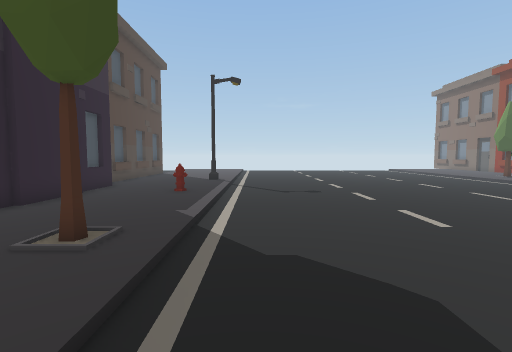
view 1 (above)

24 first-person views from a walk through a scene from a Unity 3-D project. The camera is 1.5 m above the floor, tilts 4° down and sees 85° across. The floor is counted in squares, 1 m on a side. Each view is taken from the middle of a square. On the plan, view 1 faces up. The plan holds only what a view shows up to about 14 squares ahead; the rest is blank. The place goes on beyond the plan. Some animated figures are not drawn.

view 2
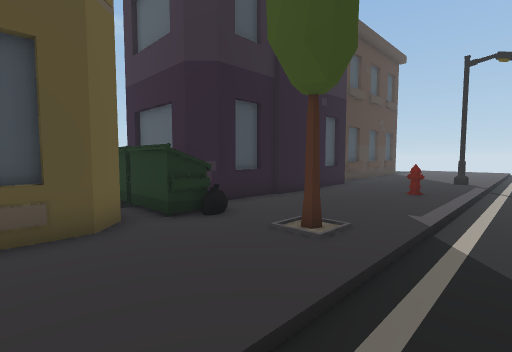

view 3
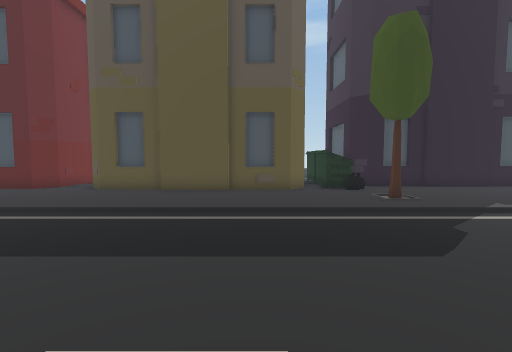

view 4
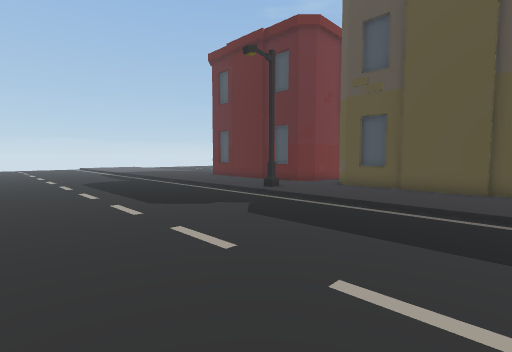

view 5
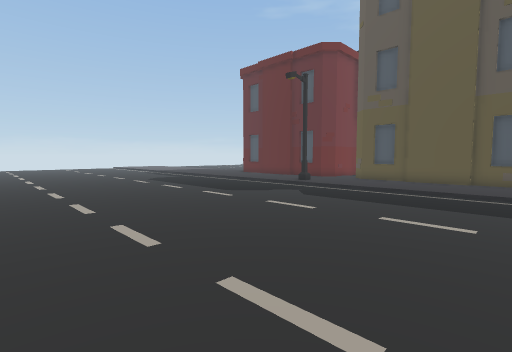

view 6
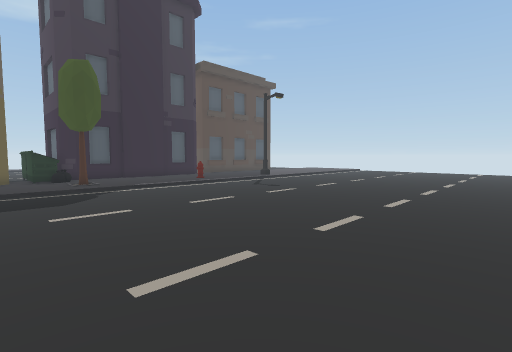

view 7
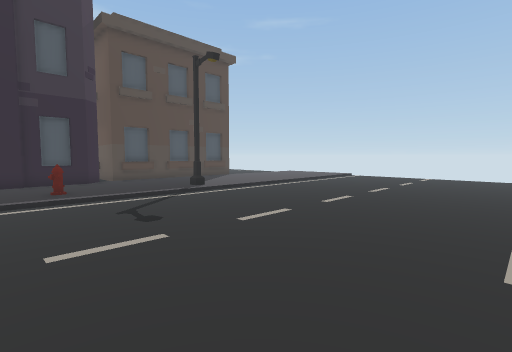

view 8
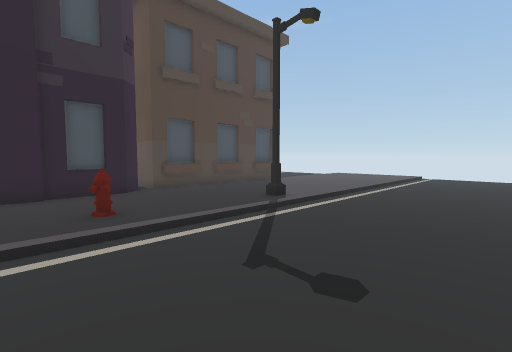

view 9
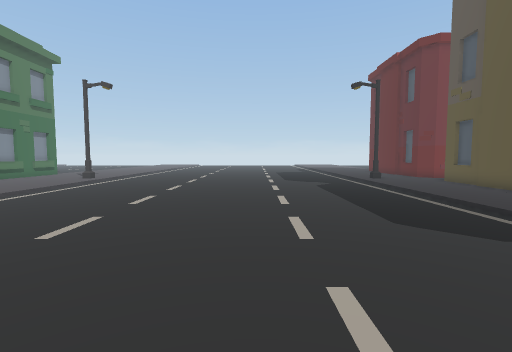

view 10
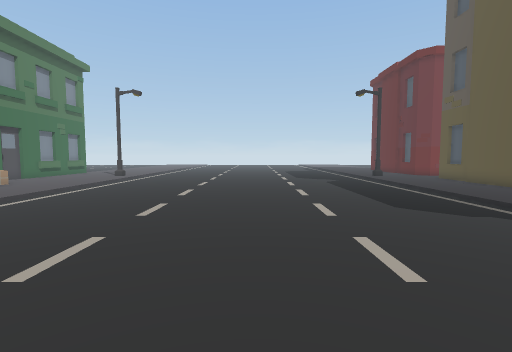

view 11
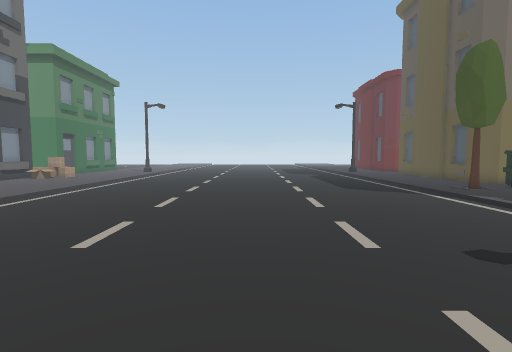

view 12
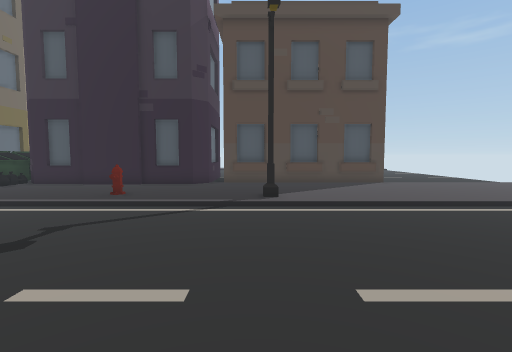

view 13
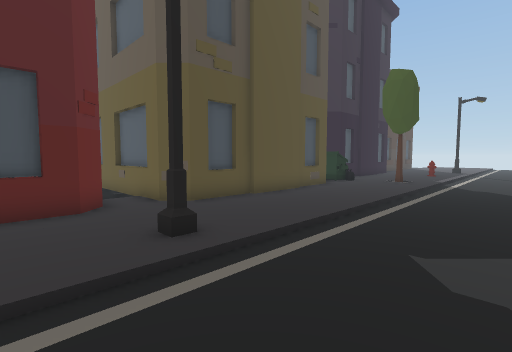

view 14
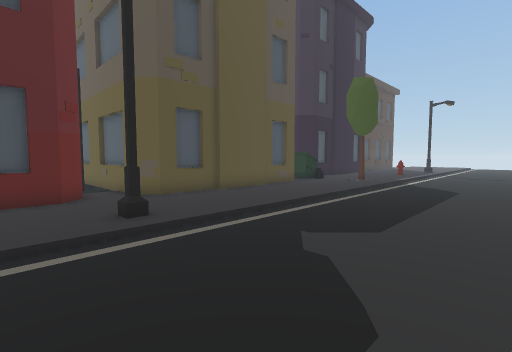

view 15
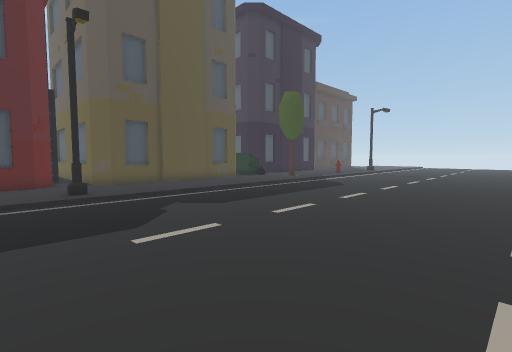

view 16
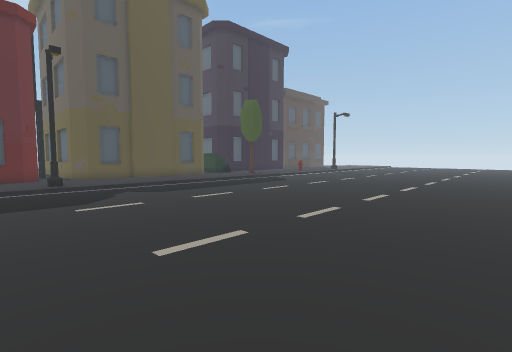

view 17
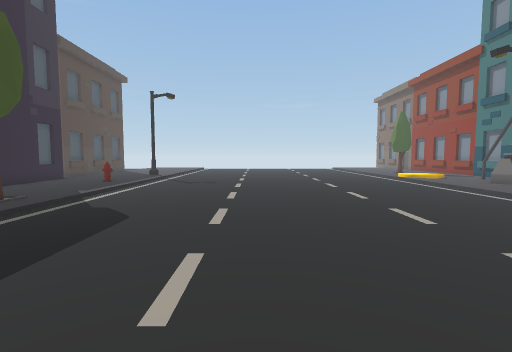

view 18
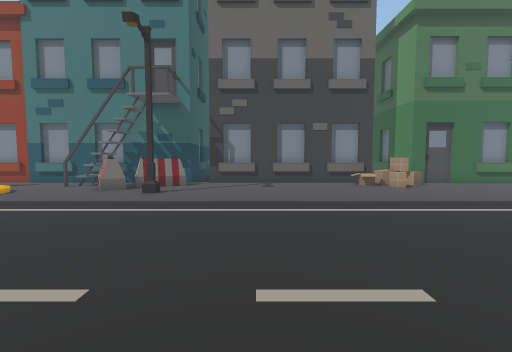

view 19
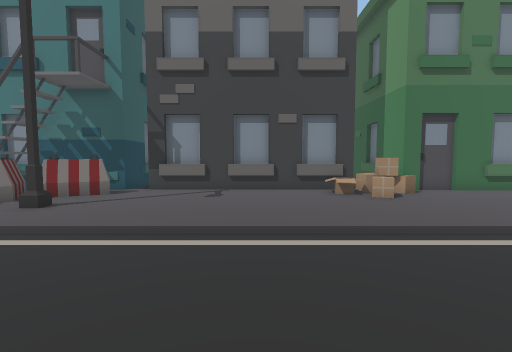

view 20
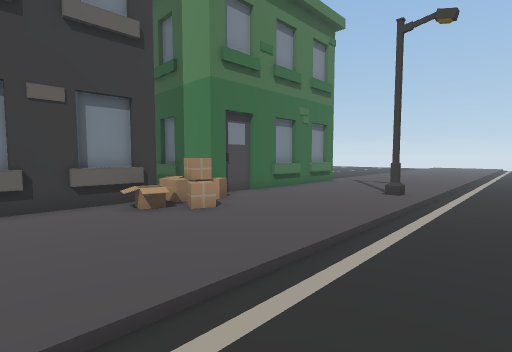

view 21
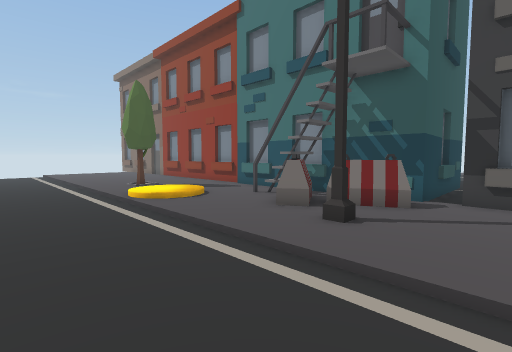

view 22
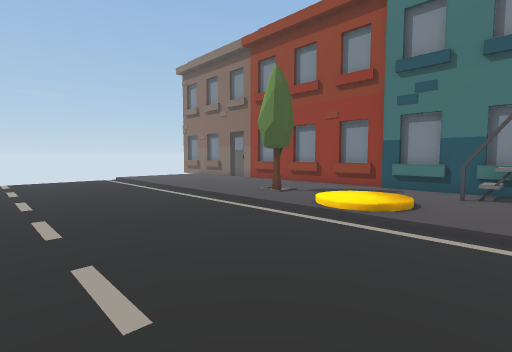

view 23
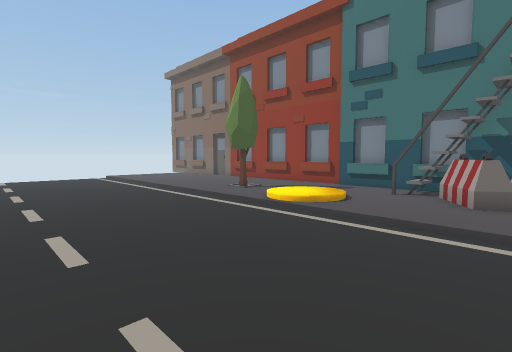

view 24
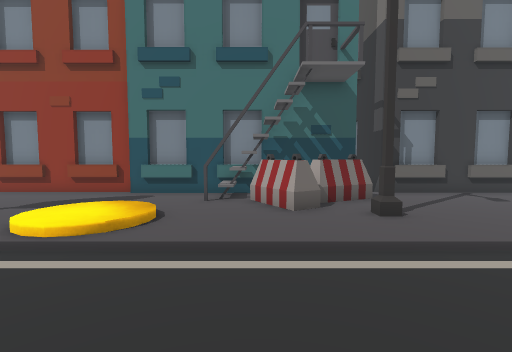

### Floor plan
Key: @ floor where view 1 was taken; # wall or solid block; . main floor; : floor 0.25 m higher than the main floor; / step, stairs or slope; B building; H hydrant; T tree; I bin; A box; R barrier; O other object.
Columns run from 12 left of view 1 to 26 right of it. Each row starts with its distance up from view 1.
 20      ::::::................:::: :B
 19     B::::::................:TT:::#
 18     B::::::................::T:::B
 17     #:::::#................::::::B
 16     B::::::................:/ :::#
 15     B::::::................/  ::B#
 14    ##::::::................/ /::BB
 13     ##:::::................:/:::B
 12      B:::::................::::/B#
 11      #:::H:................:::R ##
 10      #:::::................::RR ##
  9      #:::::................:::R  #
  8      #:::::................:#:BRR#  #
  7      #:::::................::::R#######
  6      B:::::................:::::B###
  5      #:::T:................:::::BB
  4   BBBII::::................:::::B#
  3   IIIII::::................:::::B#
  2      ##::::................:::::BB
  1       #::::................:::::B#
  0       #::::.@..............:::::BB
 -1       #B:::................::::OBB
 -2        B:::................:::AAA#
 -3        B:::................::::AAO
 -4       #B:::................::::A###BB
 -5       #::::................:::::B
 -6       #::::................:::::#
 -7 ###B###::::................:::::#
 -8   BB.:::::#................:::::B
 -9     ###::::................:::::B
-10       #::::................:::::B
-11       B::::............. ..:::: B

Positions as (right, up) in squares from view 1, and headings:
1: (0, 0), facing up
2: (0, 0), facing up-left
3: (6, 0), facing left
4: (7, 0), facing down-left
5: (11, 1), facing down-left
6: (12, 1), facing up-left
7: (9, 9), facing up-left
8: (4, 9), facing up-left
9: (5, 9), facing down
10: (6, 11), facing down
11: (6, 16), facing down
12: (7, 16), facing left
13: (2, -11), facing up-left
14: (4, -11), facing up-left
15: (9, -11), facing up-left
16: (13, -11), facing up-left
17: (5, -4), facing up
18: (6, 4), facing right
19: (9, 2), facing right
20: (12, 2), facing down-right
21: (11, 5), facing up-right
22: (8, 11), facing up-right
23: (8, 9), facing up-right
24: (10, 11), facing right
